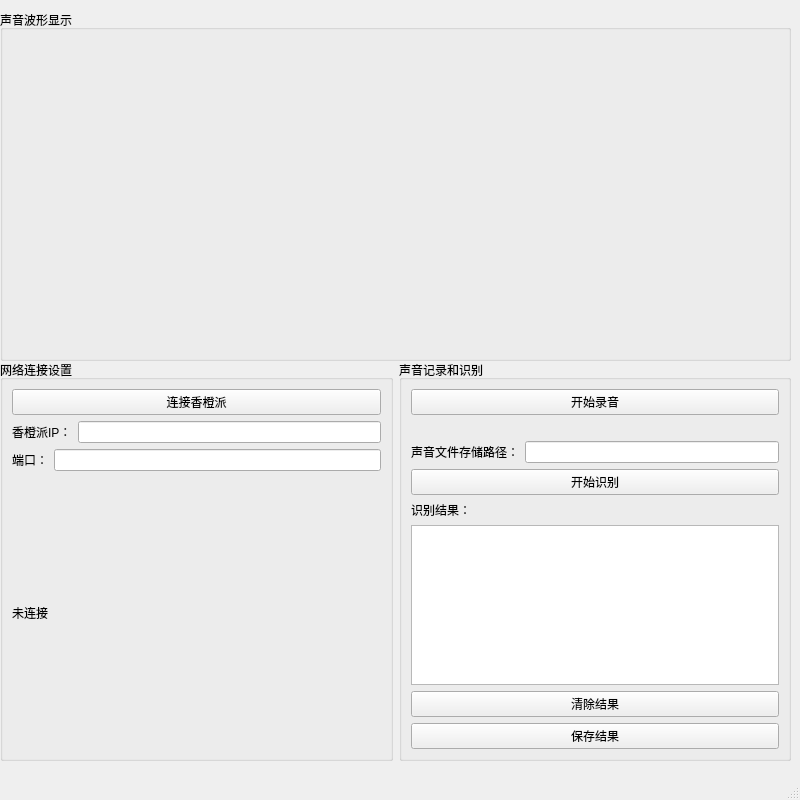
<?xml version="1.0" encoding="UTF-8"?>
<ui version="4.0">
 <class>VoiceTcpMainWindow</class>
 <widget class="QMainWindow" name="VoiceTcpMainWindow">
  <property name="geometry">
   <rect>
    <x>0</x>
    <y>0</y>
    <width>800</width>
    <height>800</height>
   </rect>
  </property>
  <property name="minimumSize">
   <size>
    <width>800</width>
    <height>800</height>
   </size>
  </property>
  <property name="maximumSize">
   <size>
    <width>800</width>
    <height>800</height>
   </size>
  </property>
  <property name="windowTitle">
   <string>TTLY-Voice</string>
  </property>
  <widget class="QWidget" name="centralwidget">
   <widget class="QWidget" name="layoutWidget">
    <property name="geometry">
     <rect>
      <x>0</x>
      <y>360</y>
      <width>791</width>
      <height>401</height>
     </rect>
    </property>
    <layout class="QHBoxLayout" name="horizontalLayout_5">
     <item>
      <widget class="QGroupBox" name="groupBox_2">
       <property name="title">
        <string>网络连接设置</string>
       </property>
       <layout class="QGridLayout" name="gridLayout_2">
        <item row="0" column="0">
         <layout class="QVBoxLayout" name="verticalLayout_2">
          <item>
           <widget class="QPushButton" name="btnConnectPi">
            <property name="text">
             <string>连接香橙派</string>
            </property>
           </widget>
          </item>
          <item>
           <layout class="QHBoxLayout" name="horizontalLayout_4">
            <item>
             <widget class="QLabel" name="label_3">
              <property name="text">
               <string>香橙派IP：</string>
              </property>
             </widget>
            </item>
            <item>
             <widget class="QLineEdit" name="lineEdit_IP"/>
            </item>
           </layout>
          </item>
          <item>
           <layout class="QHBoxLayout" name="horizontalLayout_3">
            <item>
             <widget class="QLabel" name="label_4">
              <property name="text">
               <string>端口：</string>
              </property>
             </widget>
            </item>
            <item>
             <widget class="QLineEdit" name="lineEdit_port"/>
            </item>
           </layout>
          </item>
         </layout>
        </item>
        <item row="1" column="0">
         <widget class="QLabel" name="label_StatueConnect">
          <property name="text">
           <string>未连接</string>
          </property>
         </widget>
        </item>
       </layout>
      </widget>
     </item>
     <item>
      <widget class="QGroupBox" name="groupBox">
       <property name="title">
        <string>声音记录和识别</string>
       </property>
       <layout class="QGridLayout" name="gridLayout">
        <item row="4" column="0">
         <layout class="QVBoxLayout" name="verticalLayout_3">
          <item>
           <widget class="QLabel" name="label_2">
            <property name="text">
             <string>识别结果：</string>
            </property>
           </widget>
          </item>
          <item>
           <layout class="QVBoxLayout" name="verticalLayout">
            <item>
             <widget class="QTextEdit" name="textEdit_Result"/>
            </item>
            <item>
             <widget class="QPushButton" name="btnClearResult">
              <property name="text">
               <string>清除结果</string>
              </property>
             </widget>
            </item>
            <item>
             <widget class="QPushButton" name="btnSaveResult">
              <property name="text">
               <string>保存结果</string>
              </property>
             </widget>
            </item>
           </layout>
          </item>
         </layout>
        </item>
        <item row="2" column="0">
         <layout class="QHBoxLayout" name="horizontalLayout">
          <item>
           <widget class="QLabel" name="label">
            <property name="text">
             <string>声音文件存储路径：</string>
            </property>
           </widget>
          </item>
          <item>
           <widget class="QLineEdit" name="lineEdit_SavePath_voice"/>
          </item>
         </layout>
        </item>
        <item row="3" column="0">
         <widget class="QPushButton" name="btnSatrtGetResult">
          <property name="text">
           <string>开始识别</string>
          </property>
         </widget>
        </item>
        <item row="0" column="0">
         <widget class="QPushButton" name="btnStartGetVoice">
          <property name="text">
           <string>开始录音</string>
          </property>
         </widget>
        </item>
        <item row="1" column="0">
         <widget class="QLabel" name="label_StatueRecordresult">
          <property name="text">
           <string/>
          </property>
         </widget>
        </item>
       </layout>
      </widget>
     </item>
    </layout>
   </widget>
   <widget class="QGroupBox" name="groupBox_3">
    <property name="geometry">
     <rect>
      <x>0</x>
      <y>10</y>
      <width>791</width>
      <height>351</height>
     </rect>
    </property>
    <property name="title">
     <string>声音波形显示</string>
    </property>
    <layout class="QGridLayout" name="gridLayout_3">
     <item row="0" column="0">
      <widget class="QLabel" name="label_VoicePlayer">
       <property name="text">
        <string/>
       </property>
      </widget>
     </item>
    </layout>
   </widget>
  </widget>
  <widget class="QMenuBar" name="menubar">
   <property name="geometry">
    <rect>
     <x>0</x>
     <y>0</y>
     <width>800</width>
     <height>18</height>
    </rect>
   </property>
  </widget>
  <widget class="QStatusBar" name="statusbar"/>
 </widget>
 <resources/>
 <connections/>
</ui>
